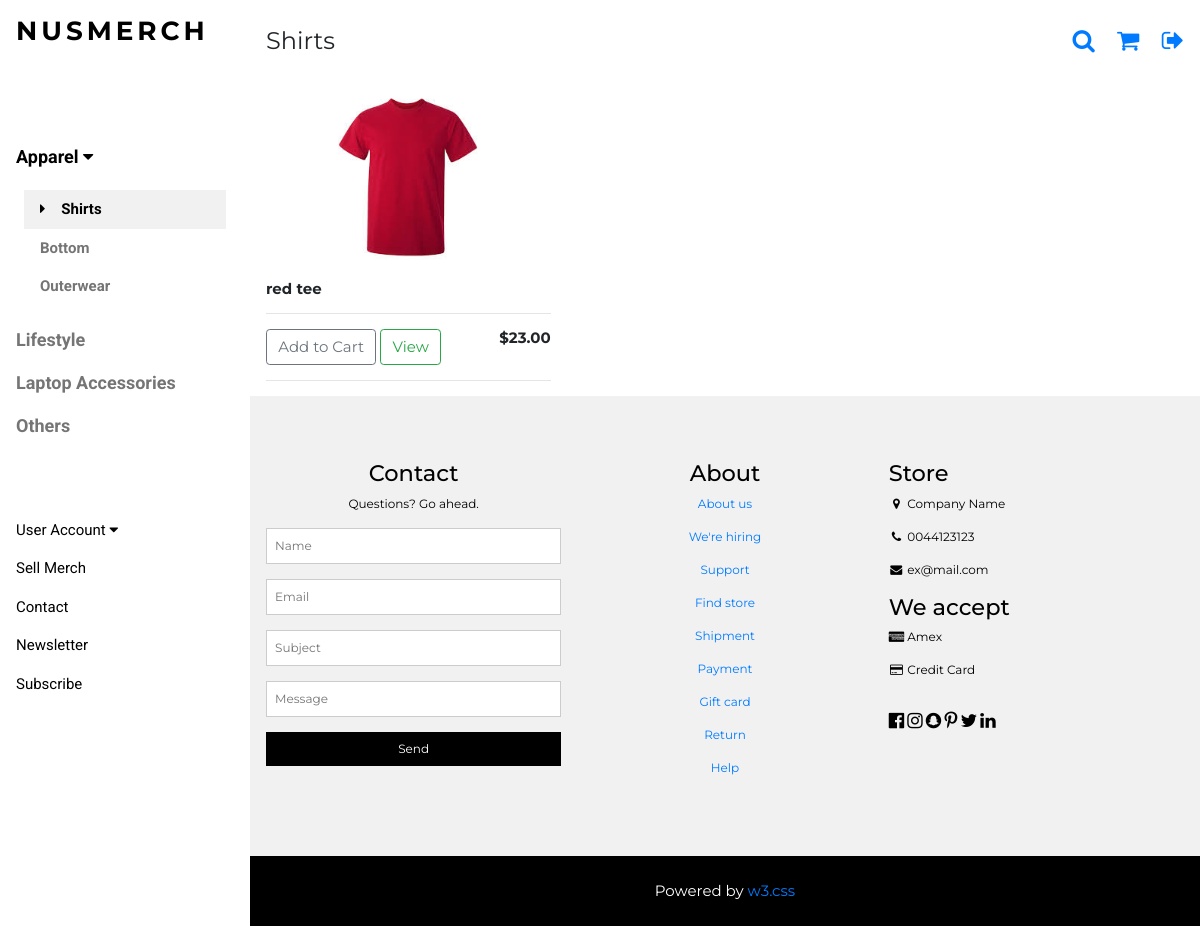
/shirt/, run on the app's committed database.
### nusmerch/models.py (models this page shows, shortened)
class Product(models.Model):
	cat = [
    ('Shirt', 'Shirt'),
    ('Outerwear', 'Outerwear'),
   	('Bottom', 'Bottom'),
   	('Laptop Accessories', 'Laptop Accessories'),
	('Lifestyle', 'Lifestyle'),
   	('Others', 'Others'),
   	]
	filter_type = [
		('NO', 'NO'),
		('YES', 'YES'),
	]
	faculty_types = [
		('FASS', 'Arts and Social Sciences'),
		('BIZ', 'Business'),
		('COM', 'Computing'),
		('DEN', 'Dentistry'),
		('SDE', 'Design and Environment'),
		('ENG', 'Engineering'),
		('LAW', 'Law'),
		('MED', 'Medicine'),
		('SCI', 'Science'),
	]
	Campus_Residential = [
		('TH', 'Temasek Hall'),
		('EH', 'Eusoff Hall'),
		('SH', 'Sheares Hall'),
		('RH', 'Raffles Hall'),
		('KR', 'Kent Ridge Hall'),
		('TEM', 'Tembusu'),
		('RVRC', 'Ridge View Residences'),
		('CAPT', 'College of Alice and Peter Tan'),
		('USP', 'University Scholars Programme'),
		('RC4', 'Residential College 4'),
		('NIL', 'Do Not Stay On Campus'),
	]
	name_of_MERCH = models.CharField(max_length=200,null=True)
	price = models.DecimalField(decimal_places=2,max_digits=5)
	organisation = models.CharField(max_length=200,null=True)
	category = models.CharField(max_length=200,null=True,choices=cat)
	filter = models.CharField(max_length=200,null=True,choices=filter_type, default='NO')
	filter_faculty = models.CharField('Filter(Faculty)*', max_length=200, null=True, blank=True, choices=faculty_types)
	filter_matric = models.CharField('Filter(Matric)*',max_length=10000, null = True, blank=True)
	filter_email = models.CharField('Filter(Email)*',max_length=10000, null = True, blank=True)
	filter_campus = models.CharField('Filter(Campus)*', max_length=200, null = True, blank=True, choices=Campus_Residential)
	form = models.URLField(max_length=200)
	image = models.ImageField('Image**', upload_to='media',null=True)
	user = models.ForeignKey(userInfo, on_delete=models.SET_NULL,blank=True,null=True)

### nusmerch/views.py (the view)
# urls.py: url(r'^shirt/$',views.shirt,name='shirt'),
def shirt(request):
    products = Product.objects.filter(category = "Shirt")
    if request.user.is_authenticated:
        user = request.user
        profile = userInfo.objects.get(user=user)
        pdt_nil = products.filter(filter = "NO")
        pdt_faculty = products.filter(filter_faculty = profile.faculty)
        pdt_email = products.filter(filter_email__icontains = profile.email)
        pdt_matric = products.filter(filter_matric__icontains = profile.matric)
        pdt_campus = products.filter(filter_campus=profile.campus_residential_type)
        products = pdt_faculty | pdt_campus | pdt_nil | pdt_matric | pdt_email
    else:
        products = products
    context = {'products':products}
    return render(request, "nusmerch/shirt.html", context)

### nusmerch/templates/nusmerch/shirt.html (shortened to what this page needs)
{% extends "nusmerch/merch.html" %}
{% load static %}
{% block head %}
    <p class="w3-left">Shirts</p>
{% endblock %}
{% block menu %}
<nav class="w3-sidebar w3-bar-block w3-white w3-collapse w3-top" style="z-index:3;width:250px" id="mySidebar">
  <div class="w3-container w3-display-container w3-padding-16">
    <h3 class="w3-wide"><b>NUSMERCH</b></h3>
  </div>
  <div class="w3-padding-64 w3-large w3-text-grey" style="font-weight:bold">
      <a onclick="myAccFunc()" href="javascript:void(0)" class="w3-button w3-block w3-white w3-left-align" id="myBtn">
      Apparel  <i class="fa fa-caret-down"></i>
    </a>
    <div id="demoAcc" class="w3-bar-block w3-hide w3-padding-large w3-medium">
      <a href="/shirt/" class="w3-bar-item w3-button w3-light-grey"><i class="fa fa-caret-right w3-margin-right"></i>Shirts</a>
      <a href="/bottom/" class="w3-bar-item w3-button">Bottom</a>
      <a href="/outerwear/" class="w3-bar-item w3-button">Outerwear</a>
    </div>
    <a href="/lifestyle/" class="w3-bar-item w3-button">Lifestyle</a>
    <a href="/laptop/" class="w3-bar-item w3-button">Laptop Accessories</a>
    <a href="/others/" class="w3-bar-item w3-button">Others</a>
  </div>
    <a onclick="myAccFunc2()" href="javascript:void(0)" class="w3-button w3-block w3-white w3-left-align" id="myBtn">
      User Account  <i class="fa fa-caret-down"></i>
    </a>
  <a href="/sell_merch/" class="w3-bar-item w3-button w3-padding">Sell Merch</a>
    <a href="#footer" class="w3-bar-item w3-button w3-padding">Contact</a>
  <a href="javascript:void(0)" class="w3-bar-item w3-button w3-padding" onclick="document.getElementById('newsletter').style.display='block'">Newsletter</a>
  <a href="#footer"  class="w3-bar-item w3-button w3-padding">Subscribe</a>
</nav>
{% endblock %}
{% block product %}
  <div class="w3-row">
    {% for product in products %}
    <div class="w3-col l4 s4">
      <img class="item center thumbnail" src="{{ product.image.url }}">
      <div class="w3-container">
        <h6><strong>{{product.name_of_MERCH}}</strong></h6>
        <hr>
        <button data-product={{product.id}} data-action="add" class="btn btn-outline-secondary add-btn update-cart" href="javascript:void(0)" onclick="document.getElementById('cart').style.display='block'">Add to Cart</button>
        <a class="btn btn-outline-success" href="/product/">View</a>
        <h6 style="display: inline-block; float: right"><strong>${{product.price|floatformat:2}}</strong></h6>
        <hr>
      </div>
    </div>
    {% endfor %}
  </div>
{% endblock %}

### nusmerch/static/merch.css (style rules this page uses)
html { box-sizing:border-box }
*,*:before,*:after { box-sizing:inherit }
html { -ms-text-size-adjust:100%;-webkit-text-size-adjust:100% }
body { margin:0 }
article,aside,details,figcaption,figure,footer,header,main,menu,nav,section { display:block }
a { background-color:transparent }
b,strong { font-weight:bolder }
img { border-style:none }
hr { box-sizing:content-box;height:0;overflow:visible }
button,input,select,textarea,optgroup { font:inherit;margin:0 }
button,input { overflow:visible }
button,select { text-transform:none }
button,[type=button],[type=reset],[type=submit] { -webkit-appearance:button }
html,body { font-family:Verdana,sans-serif;font-size:15px;line-height:1.5 }
html { overflow-x:hidden }
h3 { font-size:24px }
h6 { font-size:16px }
h1,h2,h3,h4,h5,h6 { font-family:"Segoe UI",Arial,sans-serif;font-weight:400;margin:10px 0 }
.w3-wide { letter-spacing:4px }
hr { border:0;border-top:1px solid #eee;margin:20px 0 }
img { max-width: 100%;height: auto; }
.item { width: 120px;height: 200px;margin: 3px;padding: 3px; }
.center { display: block;margin-left: auto;margin-right: auto;width: 50%; }
img { vertical-align:middle }
a { color:inherit }
.w3-btn,.w3-button { border:none;display:inline-block;padding:8px 16px;vertical-align:middle;overflow:hidden;text-decoration:none;color:inherit;background-color:inherit;text-align:center;cursor:pointer;white-space:nowrap }
.w3-btn,.w3-button { -webkit-touch-callout:none;-webkit-user-select:none;-khtml-user-select:none;-moz-user-select:none;-ms-user-select:none;user-select:none }
.w3-tooltip,.w3-display-container { position:relative }
.w3-sidebar { height:100%;width:200px;background-color:#fff;position:fixed!important;z-index:1;overflow:auto }
.w3-bar-block .w3-bar-item { width:100%;display:block;padding:8px 16px;text-align:left;border:none;white-space:normal;float:none;outline:0 }
.w3-block { display:block;width:100% }
.w3-container:after,.w3-container:before,.w3-panel:after,.w3-panel:before,.w3-row:after,.w3-row:before,.w3-row-padding:after,.w3-row-padding:before, .w3-cell-row:before,.w3-cell-row:after,.w3-clear:after,.w3-clear:before,.w3-bar:before,.w3-bar:after { content:"";display:table;clear:both }
.w3-col,.w3-half,.w3-third,.w3-twothird,.w3-threequarter,.w3-quarter { float:left;width:100% }
.w3-col.s4 { width:33.33333% }
@media (min-width:993px) { .w3-col.l4 { width:33.33333% } }
.w3-content,.w3-auto { margin-left:auto;margin-right:auto }
.w3-content { max-width:980px }
.w3-hide { display:none!important }
.w3-show-block,.w3-show { display:block!important }
@media (min-width:993px) { .w3-sidebar.w3-collapse { display:block!important } }
.w3-top,.w3-bottom { position:fixed;width:100%;z-index:1 }
.w3-top { top:0 }
.w3-container,.w3-panel { padding:0.01em 16px }
.w3-medium { font-size:15px!important }
.w3-large { font-size:18px!important }
.w3-left-align { text-align:left!important }
.w3-margin-right { margin-right:16px!important }
.w3-padding { padding:8px 16px!important }
.w3-padding-large { padding:12px 24px!important }
.w3-padding-16 { padding-top:16px!important;padding-bottom:16px!important }
.w3-padding-64 { padding-top:64px!important;padding-bottom:64px!important }
.w3-left { float:left!important }
.w3-white,.w3-hover-white:hover { color:#000!important;background-color:#fff!important }
.w3-light-grey,.w3-hover-light-grey:hover,.w3-light-gray,.w3-hover-light-gray:hover { color:#000!important;background-color:#f1f1f1!important }
.w3-text-grey,.w3-hover-text-grey:hover,.w3-text-gray,.w3-hover-text-gray:hover { color:#757575!important }

### nusmerch/templates/nusmerch/merch.html (style rules this page uses)
.w3-sidebar a { font-family: "Roboto", sans-serif }
body,h1,h2,h3,h4,h5,h6,.w3-wide { font-family: "Montserrat", sans-serif; }

### data on the page
Product: image (picture), name_of_MERCH "red tee", price "23.00"
